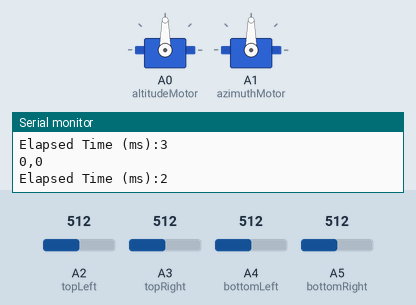
Simulated run of this sketch. Board: Arduino Uno, built with avr-gcc and run on an emulated ATmega328P. Parts: 2 × servo, the last lines printed to the serial monitor. Inputs (shaded band) come from the test bench; at power-on: A2 (topLeft) = 512, A3 (topRight) = 512, A4 (bottomLeft) = 512, A5 (bottomRight) = 512.

Above: at 1.2 s.
1.3 s: A2 (topLeft) set to 646
2.8 s: A2 (topLeft) set to 665
At 4.35 s:
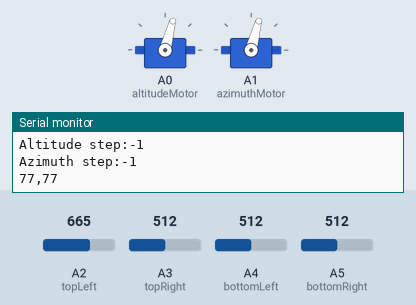
5.8 s: A3 (topRight) set to 542
At 6.0 s:
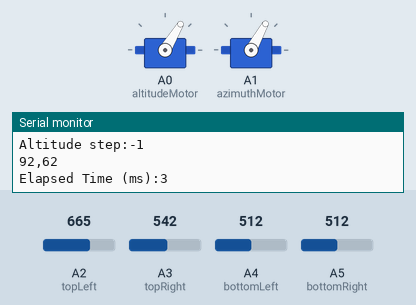
8.8 s: A4 (bottomLeft) set to 538
At 8.87 s:
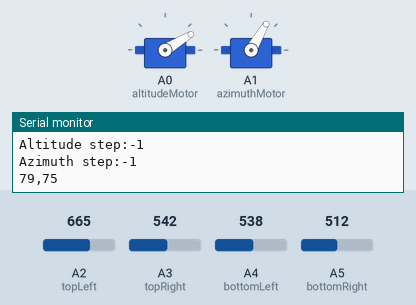
11.8 s: A4 (bottomLeft) set to 170
14.8 s: A5 (bottomRight) set to 306
At 14.8 s:
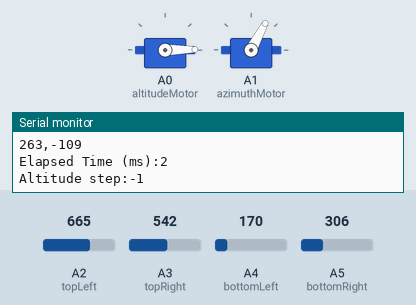
Timing chart, 0 to 17.8 s (numbered marks = the images above; inputs shaded):
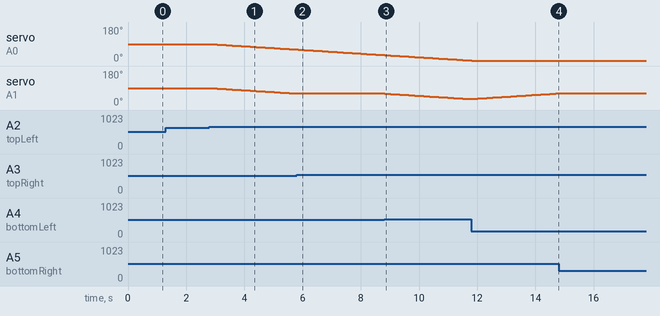

The sketch:

v1_dual_axis.ino
```cpp
/*
Project: Dual Axis Solar Tracking
Code: Raghav Sharma,Mohammad Saifullah
v1: 26 November 2023
*/

#include <Servo.h>

// Four LDRs
#define topLeft A2
#define topRight A3
#define bottomLeft A4
#define bottomRight A5

int avgTop, avgBottom, avgLeft, avgRight, altitudeError, azimuthError, altitude, azimuth;

// ADC error tolerance
int tol = 70;

// Angle step for Servo rotation
int step = -1;

// Timekeeping
unsigned long elapsed;

// Two Servos: altitude (up-down) & azimuth (left-right)
Servo altitudeMotor, azimuthMotor;

void setup() {
  Serial.begin(9600);

  // Tracking angles (Servos go between 0 and 180 degrees)
  altitude = 90, azimuth = 90;

  // Initialize Servos
  altitudeMotor.attach(A0);
  azimuthMotor.attach(A1);
  altitudeMotor.write(altitude);
  azimuthMotor.write(azimuth);

}

void loop() {

  elapsed = millis();


  // Read LDR values
  avgTop = round(0.5*(analogRead(topLeft)+analogRead(topRight)));
  avgBottom = round(0.5*(analogRead(bottomLeft)+analogRead(bottomRight)));
  avgLeft = round(0.5*(analogRead(topLeft)+analogRead(bottomLeft)));
  avgRight = round(0.5*(analogRead(topRight)+analogRead(bottomRight)));

  // Required corrections (maximize ADC values for maximum luminosity; bring error close to 0)
  altitudeError = avgTop - avgBottom;
  azimuthError = avgLeft - avgRight;

  // Correct Altitude (Up-Down)
  if (abs(altitudeError) > tol)
   {
    altitude = altitude + int( round(altitudeError/abs(altitudeError)) * step);
    Serial.print("Altitude step:");
    Serial.println(int( round(altitudeError/abs(altitudeError)) * step));

    if ((altitude>0) && (altitude<180))
    {
      altitudeMotor.write(altitude);
    }
  }

  // Correct Azimuth (Left-Right)
  if (abs(azimuthError) > tol)
   {
    azimuth = azimuth + int(round(azimuthError/abs(azimuthError)) * step);
    Serial.print("Azimuth step:");
    Serial.println(int(round(azimuthError/abs(azimuthError)) * step));

    if ((azimuth>0) && (azimuth<180))
    {
      azimuthMotor.write(azimuth);
    }
  }


  Serial.print(altitudeError);
  Serial.print(",");
  Serial.print(azimuthError);
  Serial.println();

  elapsed = millis() - elapsed;
  Serial.print("Elapsed Time (ms):");
  Serial.println(elapsed);

  delay(100);
}
```

Measured:
- the behaviour switches between 652 and 653 on A2 (topLeft) (found by bisection; images 0 and 1)
- the behaviour switches between 524 and 525 on A3 (topRight) (found by bisection; images 1 and 2)
- the behaviour switches between 529 and 530 on A4 (bottomLeft) (found by bisection; images 2 and 3)
- after the input at 2.8 s, servo on A0 (altitudeMotor), servo on A1 (azimuthMotor): moves from 90° to 61° over 2.9 s, starting after 0.07 s
- after the input at 5.8 s, servo on A1 (azimuthMotor): stays 61° (without the input it goes to 60° after 0.05 s)
- after the input at 8.8 s, servo on A1 (azimuthMotor): moves from 61° to 32° over 2.9 s, starting at once
- after the input at 14.8 s, servo on A1 (azimuthMotor): stays 62° (without the input it goes to 63° after 0.10 s)
